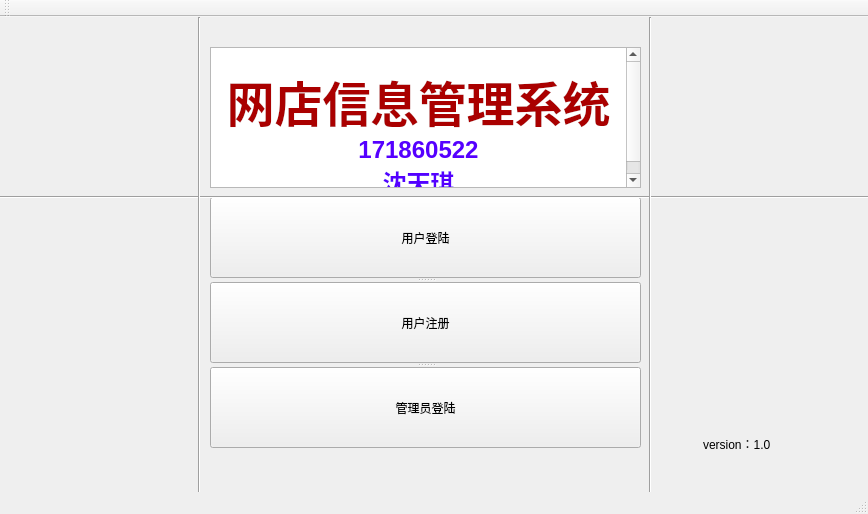
<?xml version="1.0" encoding="UTF-8"?>
<ui version="4.0">
 <class>qtproject1Class</class>
 <widget class="QMainWindow" name="qtproject1Class">
  <property name="geometry">
   <rect>
    <x>0</x>
    <y>0</y>
    <width>868</width>
    <height>514</height>
   </rect>
  </property>
  <property name="acceptDrops">
   <bool>false</bool>
  </property>
  <property name="windowTitle">
   <string>网店信息管理系统</string>
  </property>
  <property name="autoFillBackground">
   <bool>false</bool>
  </property>
  <property name="tabShape">
   <enum>QTabWidget::Rounded</enum>
  </property>
  <widget class="QWidget" name="centralWidget">
   <widget class="QSplitter" name="splitter">
    <property name="geometry">
     <rect>
      <x>210</x>
      <y>180</y>
      <width>431</width>
      <height>251</height>
     </rect>
    </property>
    <property name="orientation">
     <enum>Qt::Vertical</enum>
    </property>
    <widget class="QPushButton" name="user_loginin">
     <property name="text">
      <string>用户登陆</string>
     </property>
    </widget>
    <widget class="QPushButton" name="user_create">
     <property name="text">
      <string>用户注册</string>
     </property>
    </widget>
    <widget class="QPushButton" name="admin_loginin">
     <property name="text">
      <string>管理员登陆</string>
     </property>
    </widget>
   </widget>
   <widget class="QTextBrowser" name="textBrowser">
    <property name="geometry">
     <rect>
      <x>210</x>
      <y>30</y>
      <width>431</width>
      <height>141</height>
     </rect>
    </property>
    <property name="html">
     <string>&lt;!DOCTYPE HTML PUBLIC &quot;-//W3C//DTD HTML 4.0//EN&quot; &quot;http://www.w3.org/TR/REC-html40/strict.dtd&quot;&gt;
&lt;html&gt;&lt;head&gt;&lt;meta name=&quot;qrichtext&quot; content=&quot;1&quot; /&gt;&lt;style type=&quot;text/css&quot;&gt;
p, li { white-space: pre-wrap; }
&lt;/style&gt;&lt;/head&gt;&lt;body style=&quot; font-family:'SimSun'; font-size:9pt; font-weight:400; font-style:normal;&quot;&gt;
&lt;p align=&quot;center&quot; style=&quot;-qt-paragraph-type:empty; margin-top:0px; margin-bottom:0px; margin-left:0px; margin-right:0px; -qt-block-indent:0; text-indent:0px;&quot;&gt;&lt;br /&gt;&lt;/p&gt;
&lt;p align=&quot;center&quot; style=&quot; margin-top:0px; margin-bottom:0px; margin-left:0px; margin-right:0px; -qt-block-indent:0; text-indent:0px;&quot;&gt;&lt;span style=&quot; font-size:36pt; font-weight:600; color:#aa0000;&quot;&gt;网店信息管理系统&lt;/span&gt;&lt;/p&gt;
&lt;p align=&quot;center&quot; style=&quot; margin-top:0px; margin-bottom:0px; margin-left:0px; margin-right:0px; -qt-block-indent:0; text-indent:0px;&quot;&gt;&lt;span style=&quot; font-size:18pt; font-weight:600; color:#5500ff;&quot;&gt;171860522&lt;/span&gt;&lt;/p&gt;
&lt;p align=&quot;center&quot; style=&quot; margin-top:0px; margin-bottom:0px; margin-left:0px; margin-right:0px; -qt-block-indent:0; text-indent:0px;&quot;&gt;&lt;span style=&quot; font-size:18pt; font-weight:600; color:#5500ff;&quot;&gt;沈天琪&lt;/span&gt;&lt;/p&gt;&lt;/body&gt;&lt;/html&gt;</string>
    </property>
   </widget>
   <widget class="Line" name="line">
    <property name="geometry">
     <rect>
      <x>0</x>
      <y>170</y>
      <width>881</width>
      <height>20</height>
     </rect>
    </property>
    <property name="orientation">
     <enum>Qt::Horizontal</enum>
    </property>
   </widget>
   <widget class="Line" name="line_2">
    <property name="geometry">
     <rect>
      <x>189</x>
      <y>0</y>
      <width>21</width>
      <height>581</height>
     </rect>
    </property>
    <property name="orientation">
     <enum>Qt::Vertical</enum>
    </property>
   </widget>
   <widget class="Line" name="line_3">
    <property name="geometry">
     <rect>
      <x>640</x>
      <y>0</y>
      <width>21</width>
      <height>581</height>
     </rect>
    </property>
    <property name="orientation">
     <enum>Qt::Vertical</enum>
    </property>
   </widget>
   <widget class="QLabel" name="label">
    <property name="geometry">
     <rect>
      <x>703</x>
      <y>411</y>
      <width>101</width>
      <height>31</height>
     </rect>
    </property>
    <property name="text">
     <string>version：1.0</string>
    </property>
   </widget>
  </widget>
  <widget class="QMenuBar" name="menuBar">
   <property name="geometry">
    <rect>
     <x>0</x>
     <y>0</y>
     <width>868</width>
     <height>23</height>
    </rect>
   </property>
  </widget>
  <widget class="QToolBar" name="mainToolBar">
   <attribute name="toolBarArea">
    <enum>TopToolBarArea</enum>
   </attribute>
   <attribute name="toolBarBreak">
    <bool>false</bool>
   </attribute>
  </widget>
  <widget class="QStatusBar" name="statusBar"/>
 </widget>
 <layoutdefault spacing="6" margin="11"/>
 <resources>
  <include location="qtproject1.qrc"/>
 </resources>
 <connections>
  <connection>
   <sender>user_loginin</sender>
   <signal>clicked()</signal>
   <receiver>qtproject1Class</receiver>
   <slot>solt_userlogin()</slot>
   <hints>
    <hint type="sourcelabel">
     <x>499</x>
     <y>254</y>
    </hint>
    <hint type="destinationlabel">
     <x>758</x>
     <y>275</y>
    </hint>
   </hints>
  </connection>
  <connection>
   <sender>user_create</sender>
   <signal>clicked()</signal>
   <receiver>qtproject1Class</receiver>
   <slot>solt_usercreate()</slot>
   <hints>
    <hint type="sourcelabel">
     <x>546</x>
     <y>347</y>
    </hint>
    <hint type="destinationlabel">
     <x>756</x>
     <y>342</y>
    </hint>
   </hints>
  </connection>
  <connection>
   <sender>admin_loginin</sender>
   <signal>clicked()</signal>
   <receiver>qtproject1Class</receiver>
   <slot>solt_adminlogin()</slot>
   <hints>
    <hint type="sourcelabel">
     <x>497</x>
     <y>423</y>
    </hint>
    <hint type="destinationlabel">
     <x>753</x>
     <y>434</y>
    </hint>
   </hints>
  </connection>
 </connections>
 <slots>
  <slot>solt_userlogin()</slot>
  <slot>solt_usercreate()</slot>
  <slot>solt_adminlogin()</slot>
 </slots>
</ui>
